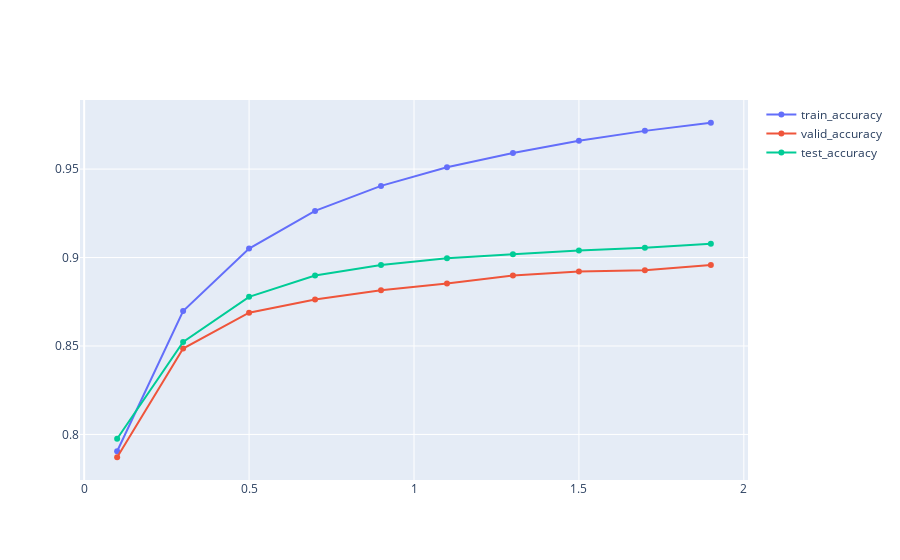

The notebook cell this image was saved under:
### Code cell
fig = go.Figure()
fig.add_trace(go.Scatter(x=df_regularization["lambda"], y=df_regularization["train_accuracy"], name="train_accuracy"))
fig.add_trace(go.Scatter(x=df_regularization["lambda"], y=df_regularization["valid_accuracy"], name="valid_accuracy"))
fig.add_trace(go.Scatter(x=df_regularization["lambda"], y=df_regularization["test_accuracy"], name="test_accuracy"))
fig.show()

### Figure 1 — Plotly figure (JSON) as saved in the notebook; plotly's stock layout.template omitted (floating-point values rounded to 4 significant figures)
{"data": [{"name": "train_accuracy", "type": "scatter", "x": [0.1, 0.3, 0.5, 0.7, 0.9, 1.1, 1.3, 1.5, 1.7, 1.9], "y": [0.7905, 0.8698, 0.9051, 0.9263, 0.9405, 0.9511, 0.9591, 0.966, 0.9716, 0.9762]}, {"name": "valid_accuracy", "type": "scatter", "x": [0.1, 0.3, 0.5, 0.7, 0.9, 1.1, 1.3, 1.5, 1.7, 1.9], "y": [0.7871, 0.8486, 0.8688, 0.8763, 0.8816, 0.8853, 0.8898, 0.8921, 0.8928, 0.8958]}, {"name": "test_accuracy", "type": "scatter", "x": [0.1, 0.3, 0.5, 0.7, 0.9, 1.1, 1.3, 1.5, 1.7, 1.9], "y": [0.7976, 0.8523, 0.8778, 0.8898, 0.8958, 0.8996, 0.9018, 0.904, 0.9055, 0.9078]}], "layout": {}}
